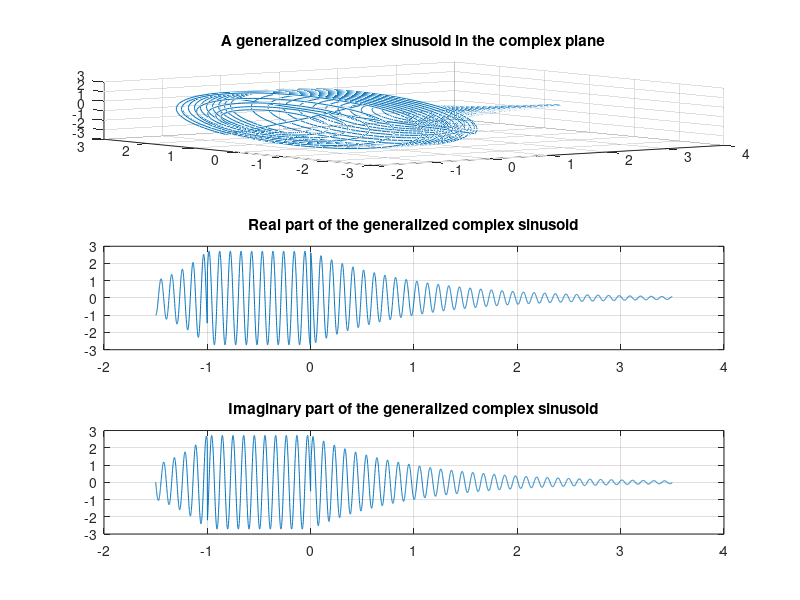

This chart was generated by the following MATLAB code:
%%%%%%%%%%%%%%%%%%%%%%%%%%
% Prepared by Iran Roman %
%       Music 320A       %
%%%%%%%%%%%%%%%%%%%%%%%%%%

% In this program, we will explore properties of the generalized complex
% sinusoid. The canonical form of this expression is:
% $$A e^{\sigma t} e^{j(\omega t+\phi)}, where A \in \mathfb{R}$$

% Section 1

clear all
close all
clc

% let's set up general parameters for the complex sinusoid

A = 1;
f = 9.7; % frequency in Hz
w = 2*pi*f; % frequency in radians
phi = pi;
dur = 1;
fs = 44100;
T = 1/fs;
tau = -1; % time constant of decay
sigma = -1/tau;

% we generate a complex sinusoid where sigma is zero
t = 0:T:dur;

com_sin = A*exp(sigma*t).*exp(1i*(w*t+phi));

subplot(3,1,1)
plot3(t,real(com_sin),imag(com_sin))
title('A generalized complex sinusoid in the complex plane')
grid on

subplot(3,1,2)
plot(t,real(com_sin))
title('Real part of the generalized complex sinusoid')
grid on

subplot(3,1,3)
plot(t,imag(com_sin))
title('Imaginary part of the generalized complex sinusoid')
grid on

%%
% Section 2
% Working Prototype for visualization purposes. The resulting signal
% has some issues.


% an attack, sustain, release, in a generalized complex sinusoid
% (there are some edge effects)

clear all
close all
clc

% let's set up general parameters for the complex sinusoid

A = 1;
f = 9.7; % frequency in Hz
w = 2*pi*f; % frequency in radians
phi = pi;
dur = 5;
fs = 1000;
T = 1/fs;
tau = -1; % time constant of decay
sigma = -1/tau;

%%% Attack %%%
% redefine the time vector, so that zero is aligned with the start of
% your loop, and you advance time from there.
t=0:T:dur; 
for k = 1:0.5*fs        
        tau = -0.5;
        sigma = -1/tau;
        com_sin(k) = A*exp(sigma*t(k)).*exp(1i*(w*t(k)+phi));        
end
A = com_sin(k);

%%% Sustain %%%
% redefine the time vector, so that zero is aligned with the start of
% the next loop, and you advance time from there.
t=-0.5:T:dur; 
for k=0.5*fs:1.5*fs
    
    if t(k) > 0 && t(k) <= 1
        tau = inf;
        sigma = -1/tau;
        com_sin(k) = A*exp(sigma*t(k)).*exp(1i*(w*t(k)+phi));
    end

end
A = com_sin(k);

%%% Release %%%
% redefine the time vector, so that zero is aligned with the start of
% your loop, and you advance time from there.
t=-1.5:T:dur;
for k=1.5*fs:dur*fs    
    if t(k) > 0        
        tau = 1;
        sigma = -1/tau;
        com_sin(k) = A*exp(sigma*t(k)).*exp(1i*(w*t(k)+phi));
    end    
end

subplot(3,1,1)
plot3(t(1:dur*fs),real(com_sin),imag(com_sin))
title('A generalized complex sinusoid in the complex plane')
grid on

subplot(3,1,2)
plot(t(1:dur*fs),real(com_sin))
title('Real part of the generalized complex sinusoid')
grid on

subplot(3,1,3)
plot(t(1:dur*fs),imag(com_sin))
title('Imaginary part of the generalized complex sinusoid')
grid on